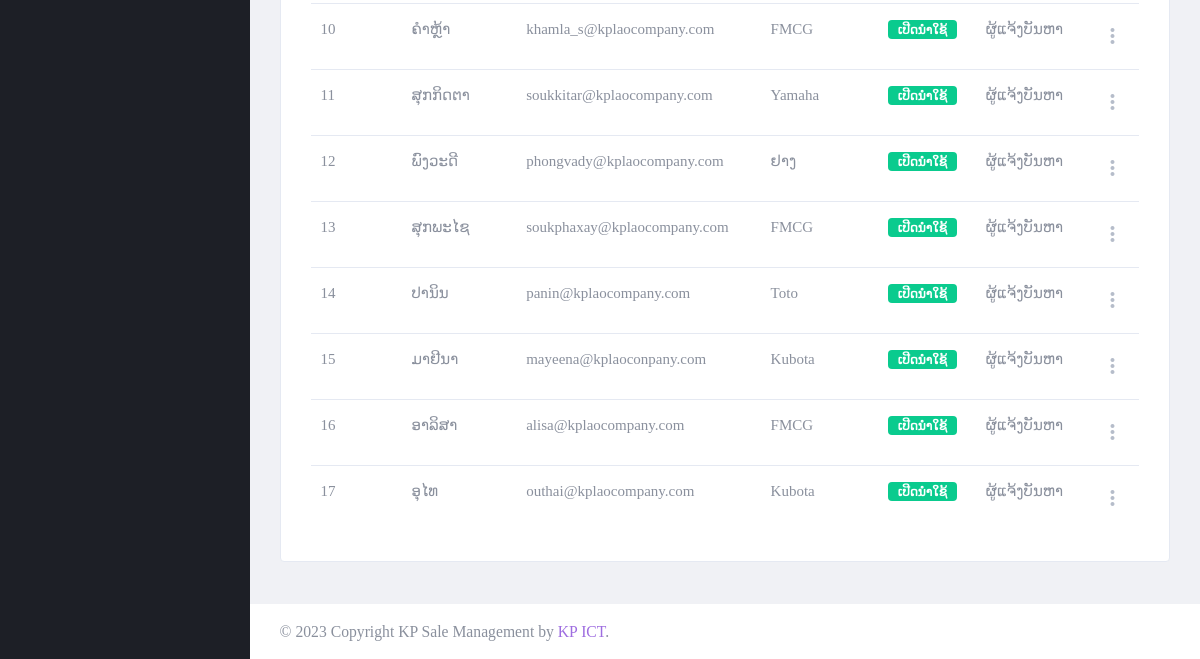
Before: /page/user-staff.php (signed in, lower part) with the older database file.
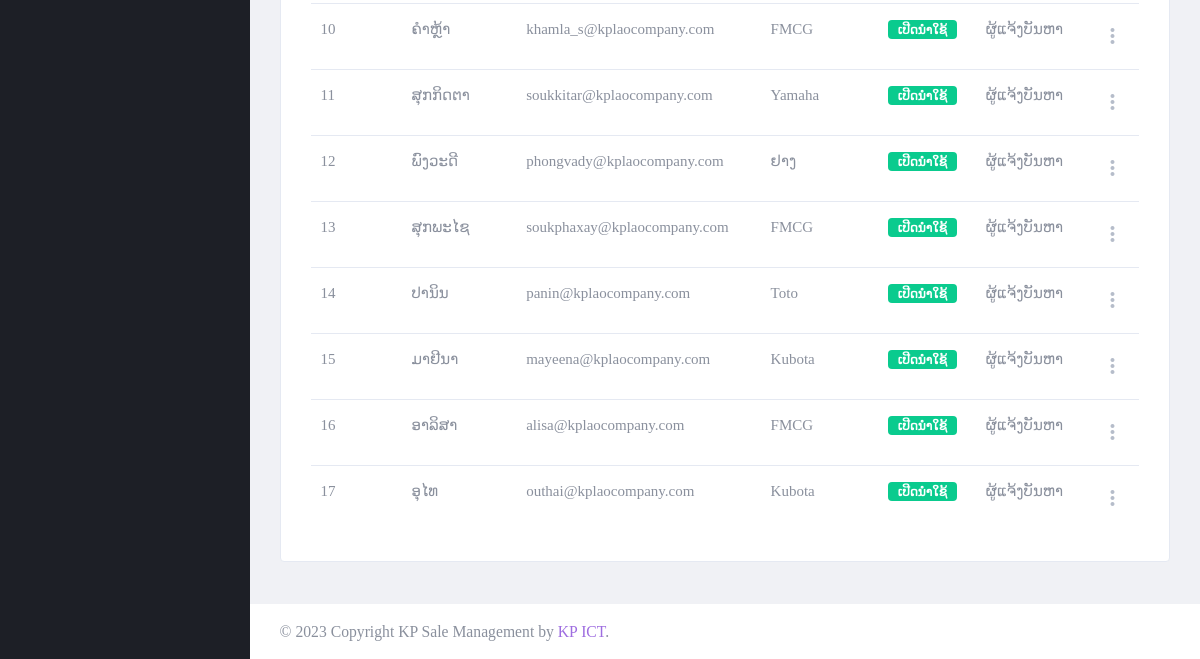
After: the same page with the newer database file.
### tables this page shows
CREATE TABLE `tbl_user` (
  `usid` int(11) NOT NULL,
  `full_name` varchar(300) DEFAULT NULL,
  `user_name` varchar(30) DEFAULT NULL,
  `user_password` varchar(30) DEFAULT NULL,
  `role_id` int(11) DEFAULT NULL,
  `depart_id` int(11) DEFAULT NULL,
  `user_status` int(11) DEFAULT NULL,
  `add_by` int(11) DEFAULT NULL,
  `date_register` date DEFAULT NULL
);

CREATE TABLE `tbl_depart` (
  `dp_id` int(11) NOT NULL,
  `dp_name` varchar(150) DEFAULT NULL
);

CREATE TABLE `tbl_roles` (
  `r_id` int(11) NOT NULL,
  `role_name` varchar(150) DEFAULT NULL,
  `role_level` int(11) DEFAULT NULL
);

### setting/checksession.php (called while the page is built, shortened)
<?php
	if($_SESSION['id_users'] == "" )
	{
	header("location:logout.php");
	}
	  else{
		$role_level = $_SESSION["role_level"];
	}
?>

### page/user-staff.php (the view, shortened to what this page needs)
<?php
include("../setting/checksession.php");
include("../setting/conn.php");
?>
<!DOCTYPE html>
<html lang="en" dir="ltr">
<head>
	<?php
	include("../setting/callcss.php");
	?>
</head>
<body class="navbar-fixed sidebar-fixed" id="body">
	<div class="wrapper">
		<?php include "menu.php"; ?>
		<div class="page-wrapper">
			<div class="content-wrapper">
				<div class="content">
					<div class="card card-default">
						<div class="card-body">
							<table id="productsTable" class="table table-hover table-product" style="width:100%">
								<tbody>
									<?php
									if ($role_level == 5) {
										$syntax_user = " where role_level = 5 and br_id = '$br_id' ";
									} else {
										$syntax_user = "";
									}
									$stmt4 = $conn->prepare(" select usid,full_name,user_name,dp_name,role_name,
									(case when user_status = 1 then 'ເປີດນຳໃຊ້' else 'ປິດນຳໃຊ້' end) as user_status,date_register
									from tbl_user a
									LEFT JOIN tbl_depart b on a.depart_id = b.dp_id
									LEFT join tbl_roles c on a.role_id = c.r_id
									$syntax_user ");
									$stmt4->execute();
									if ($stmt4->rowCount() > 0) {
										while ($row4 = $stmt4->fetch(PDO::FETCH_ASSOC)) {
											$usid = $row4['usid'];
											$full_name = $row4['full_name'];
											$user_name = $row4['user_name'];
											$dp_name = $row4['dp_name'];
											$user_status = $row4['user_status'];
											$role_name = $row4['role_name'];
									?>
											<tr>
												<td><?php echo "$usid"; ?></td>
												<td><?php echo "$full_name"; ?></td>
												<td><?php echo "$user_name"; ?></td>
												<td><?php echo "$dp_name"; ?></td>
												<td> <span class="badge <?php
																		if ($user_status == 'ປິດນຳໃຊ້') {
																			echo "badge-secondary";
																		} else {
																			echo "badge-success";
																		}
																		?>">
														<?php echo "$user_status"; ?></span></td>
												<td><?php echo "$role_name"; ?></td>
												<td>
													<div class="dropdown">
														<a class="dropdown-toggle icon-burger-mini" href="#" role="button" id="dropdownMenuLink" data-toggle="dropdown" aria-haspopup="true" aria-expanded="false" data-display="static">
														</a>
													</div>
												</td>
											</tr>
									<?php
										}
									}
									?>
								</tbody>
							</table>
						</div>
					</div>
				</div>
			</div>
			<?php include "footer.php"; ?>
		</div>
	</div>
</body>
</html>

Changed rows visible on the page:
changed tbl_user "ມາຢີນາ": user_name "mayeena@kplaoconpany.com" → "mayeena@kplaocompany.com"
